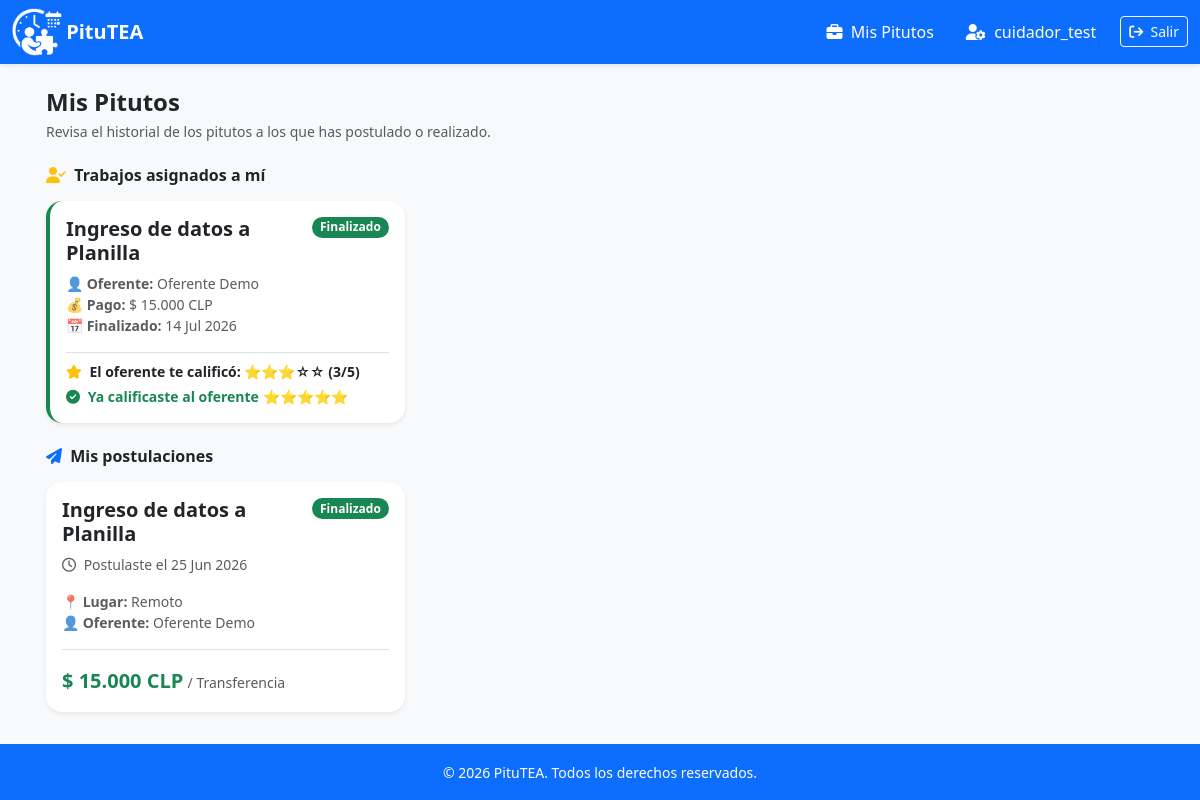
The app's page /bitacora/ (signed in) with its own data.
### app_pitutea/models.py (models this page shows, shortened)
class Pituto(models.Model):
    TIPO_PAGO_CHOICES = [
        ('Transferencia', 'Transferencia'),
        ('Efectivo', 'Efectivo'),
    ]
    ESTADO_CHOICES = [
        ('ACTIVO', 'Activo'),
        ('OTORGADO', 'Trabajo Otorgado'),
        ('FINALIZADO', 'Finalizado'),
    ]
    CALIFICACION_CHOICES = [(i, str(i)) for i in range(1, 6)]
    creador = models.ForeignKey(User, on_delete=models.CASCADE, related_name='pitutos_creados', verbose_name="Oferente creador")
    titulo = models.CharField(max_length=200, verbose_name="Título del Pituto")
    descripcion = models.TextField(verbose_name="Descripción detallada")
    categoria = models.CharField(max_length=20, choices=CATEGORIAS_CHOICES, default='otro', verbose_name="Categoría del trabajo")
    comuna = models.CharField(max_length=100, blank=True, null=True, verbose_name="Comuna (Dejar en blanco si es Remoto)")
    pago = models.CharField(max_length=50, verbose_name="Monto a pagar (Ej: $15.000)")
    pago_anterior = models.CharField(max_length=50, blank=True, null=True, verbose_name="Monto anterior (tachado)")
    tipo_pago = models.CharField(max_length=20, choices=TIPO_PAGO_CHOICES, default='tarea', verbose_name="Modalidad de pago")
    flexibilidad = models.CharField(max_length=100, verbose_name="Etiqueta de Flexibilidad (Ej: Remoto / Noche)")
    activo = models.BooleanField(default=True, verbose_name="¿Está activo?")
    fecha_creacion = models.DateTimeField(auto_now_add=True)
    estado = models.CharField(
        max_length=20,
        choices=ESTADO_CHOICES,
        default='ACTIVO',
        verbose_name="Estado del Pituto"
    )
    cuidador_seleccionado = models.ForeignKey(
        User,
        on_delete=models.SET_NULL,
        null=True, blank=True,
        related_name='pitutos_asignados',
        verbose_name="Cuidador seleccionado"
    )
    fecha_finalizacion = models.DateTimeField(null=True, blank=True, verbose_name="Fecha de finalización")
    calificacion_a_cuidador = models.IntegerField(
        null=True, blank=True,
        choices=CALIFICACION_CHOICES,
        verbose_name="Calificación al cuidador (1-5)"
    )
    comentario_a_cuidador = models.TextField(
        null=True, blank=True,
        verbose_name="Comentario al cuidador"
    )
    calificacion_a_oferente = models.IntegerField(
        null=True, blank=True,
        choices=CALIFICACION_CHOICES,
        verbose_name="Calificación al oferente (1-5)"
    )
    comentario_a_oferente = models.TextField(
        null=True, blank=True,
        verbose_name="Comentario al oferente"
    )
    @property
    def pago_formateado(self):
        if not self.pago:
            return ""
        import re
        digitos = ''.join(re.findall(r'\d+', self.pago))
        if not digitos:
            return self.pago
        try:
            valor = int(digitos)
            valor_formateado = f"{valor:,}".replace(",", ".")
            return f"$ {valor_formateado} CLP"
        except ValueError:
            return self.pago
    class Meta:
        verbose_name = "Pituto"
        verbose_name_plural = "Pitutos"
        ordering = ['-fecha_creacion']

class Postulacion(models.Model):
    pituto = models.ForeignKey(Pituto, on_delete=models.CASCADE, related_name='postulaciones', verbose_name="Pituto")
    usuario = models.ForeignKey(User, on_delete=models.CASCADE, related_name='postulaciones', verbose_name="Cuidador postulante")
    fecha_postulacion = models.DateTimeField(auto_now_add=True, verbose_name="Fecha de Postulación")
    class Meta:
        verbose_name = "Postulación"
        verbose_name_plural = "Postulaciones"

### app_pitutea/views.py (the view)
# urls.py: path('bitacora/', views.bitacora_cuidador, name='bitacora_cuidador'),
@login_required
def bitacora_cuidador(request):
    if request.user.perfil.rol != 'CUIDADOR':
        return redirect('listar_ofertas')
    postulaciones = Postulacion.objects.filter(usuario=request.user).select_related('pituto').order_by('-fecha_postulacion')
    pitutos_asignados = Pituto.objects.filter(
        cuidador_seleccionado=request.user
    ).select_related('creador').order_by('-fecha_finalizacion')
    return render(request, 'bitacora_cuidador.html', {
        'postulaciones': postulaciones,
        'pitutos_asignados': pitutos_asignados,
    })

### app_pitutea/templates/bitacora_cuidador.html (shortened to what this page needs)
{% extends 'base.html' %}
{% block content %}
<div class="d-flex justify-content-between align-items-center mb-4 mt-2">
    <div>
        <h1 class="h4 fw-bold text-dark mb-1">Mis Pitutos</h1>
        <p class="text-muted small mb-0">Revisa el historial de los pitutos a los que has postulado o realizado.</p>
    </div>
</div>
{% if pitutos_asignados %}
<h2 class="h6 fw-bold text-dark mb-3 mt-1">
    <i class="fa-solid fa-user-check text-warning me-1"></i> Trabajos asignados a mí
</h2>
<div class="row g-3 mb-4">
    {% for pituto in pitutos_asignados %}
    <div class="col-12 col-md-6 col-lg-4">
        <div class="card h-100 border-0 shadow-sm rounded-4
            {% if pituto.estado == 'OTORGADO' %}border-start border-4 border-warning
            {% elif pituto.estado == 'FINALIZADO' %}border-start border-4 border-success{% endif %}">
            <div class="card-body d-flex flex-column">
                <div class="d-flex justify-content-between align-items-start mb-2">
                    <h5 class="card-title fw-bold mb-0 text-dark">{{ pituto.titulo }}</h5>
                    {% if pituto.estado == 'OTORGADO' %}
                        <span class="badge text-bg-warning text-dark rounded-pill">Trabajo Otorgado</span>
                    {% elif pituto.estado == 'FINALIZADO' %}
                        <span class="badge text-bg-success rounded-pill">Finalizado</span>
                    {% endif %}
                </div>
                <div class="mb-3 small text-muted flex-grow-1">
                    <strong>👤 Oferente:</strong> {{ pituto.creador.get_full_name|default:pituto.creador.username }}<br>
                    <strong>💰 Pago:</strong> {{ pituto.pago_formateado }}<br>
                    {% if pituto.estado == 'FINALIZADO' %}
                    <strong>📅 Finalizado:</strong> {{ pituto.fecha_finalizacion|date:"d M Y" }}<br>
                    {% endif %}
                </div>
                {% if pituto.estado == 'FINALIZADO' %}
                <div class="border-top pt-2 mt-auto">
                    {% if pituto.calificacion_a_cuidador %}
                    <p class="small mb-1 fw-semibold">
                        <i class="fa-solid fa-star text-warning me-1"></i> El oferente te calificó:
                        {% for i in "12345" %}{% if forloop.counter <= pituto.calificacion_a_cuidador %}⭐{% else %}☆{% endif %}{% endfor %}
                        ({{ pituto.calificacion_a_cuidador }}/5)
                    </p>
                    {% endif %}
                    {% if pituto.calificacion_a_oferente %}
                    <p class="small mb-0 text-success fw-semibold">
                        <i class="fa-solid fa-check-circle me-1"></i> Ya calificaste al oferente
                        {% for i in "12345" %}{% if forloop.counter <= pituto.calificacion_a_oferente %}⭐{% else %}☆{% endif %}{% endfor %}
                    </p>
                    {% else %}
                    <a href="{% url 'calificar_oferente' pituto.id %}" class="btn btn-primary w-100 btn-sm rounded-3 fw-bold mt-1">
                        <i class="fa-solid fa-star me-1"></i> Calificar al Oferente
                    </a>
                    {% endif %}
                </div>
                {% endif %}
            </div>
        </div>
    </div>
    {% endfor %}
</div>
{% endif %}
<h2 class="h6 fw-bold text-dark mb-3">
    <i class="fa-solid fa-paper-plane text-primary me-1"></i> Mis postulaciones
</h2>
<div class="row g-3">
    {% for postulacion in postulaciones %}
    <div class="col-12 col-md-6 col-lg-4">
        <div class="card h-100 border-0 shadow-sm rounded-4 position-relative">
            <div class="card-body d-flex flex-column">
                <div class="d-flex justify-content-between align-items-start mb-2">
                    <h5 class="card-title fw-bold mb-0 text-dark">{{ postulacion.pituto.titulo }}</h5>
                    {% if postulacion.pituto.estado == 'ACTIVO' %}
                        <span class="badge text-bg-primary rounded-pill">Postulado</span>
                    {% elif postulacion.pituto.estado == 'OTORGADO' %}
                        {% if postulacion.pituto.cuidador_seleccionado == request.user %}
                            <span class="badge text-bg-warning text-dark rounded-pill">Seleccionado ✓</span>
                        {% else %}
                            <span class="badge text-bg-secondary rounded-pill">No seleccionado</span>
                        {% endif %}
                    {% elif postulacion.pituto.estado == 'FINALIZADO' %}
                        <span class="badge text-bg-success rounded-pill">Finalizado</span>
                    {% else %}
                        <span class="badge text-bg-secondary rounded-pill">Inactivo</span>
                    {% endif %}
                </div>
                <p class="text-muted small mb-3"><i class="fa-regular fa-clock me-1"></i> Postulaste el {{ postulacion.fecha_postulacion|date:"d M Y" }}</p>
                <div class="mb-3 small text-muted flex-grow-1">
                    <strong>📍 Lugar:</strong> {{ postulacion.pituto.comuna|default:"Remoto" }}<br>
                    <strong>👤 Oferente:</strong> {{ postulacion.pituto.creador.get_full_name|default:postulacion.pituto.creador.username }}<br>
                </div>
                <div class="mt-auto pt-3 border-top">
                    <span class="fs-5 fw-bold text-success">{{ postulacion.pituto.pago_formateado }}</span>
                    <span class="text-muted small">/ {{ postulacion.pituto.tipo_pago }}</span>
                </div>
            </div>
        </div>
    </div>
    {% endfor %}
</div>
{% endblock %}

### app_pitutea/templates/base.html (shortened to what this page needs)
<!DOCTYPE html>
<html lang="es">
<head>
    <link href="https://cdn.jsdelivr.net/npm/bootstrap@5.3.2/dist/css/bootstrap.min.css" rel="stylesheet">
    <link rel="stylesheet" href="https://cdn.jsdelivr.net/npm/bootstrap-icons@1.5.0/font/bootstrap-icons.css">
</head>
<body class="bg-light">
    <nav class="navbar navbar-expand-lg navbar-dark bg-primary shadow-sm sticky-top d-none d-lg-block">
        <div class="container-fluid">
            {% load static %} <img src="{% static 'assets/img/Logo_v3.png' %}" alt="Logo Pitutea" width="50px">&nbsp;
            <a class="navbar-brand fw-bold" href="{% if user.is_authenticated and not user.is_staff and user.perfil.rol == 'OFERENTE' %}{% url 'panel_oferente' %}{% else %}{% url 'listar_ofertas' %}{% endif %}">PituTEA</a>
            <div class="collapse navbar-collapse">
                <ul class="navbar-nav ms-auto">
                    {% if user.is_authenticated %}
                        {% if user.is_staff %}
                        <li class="nav-item">
                            <a href="/admin/" class="nav-link text-white me-3">
                                <i class="fa-solid fa-shield-halved"></i>&nbsp; Panel Admin
                            </a>
                        </li>
                        {% elif user.perfil.rol == 'CUIDADOR' %}
                        <li class="nav-item">
                            <a href="{% url 'bitacora_cuidador' %}" class="nav-link text-white me-3">
                                <i class="fa-solid fa-briefcase"></i>&nbsp; Mis Pitutos
                            </a>
                        </li>
                        {% endif %}
                        <li class="nav-item">
                            <a href="{% url 'editar_perfil' %}" class="nav-link text-white me-3">
                                <i class="fa-solid fa-user-gear"></i>&nbsp; {{ user.username }}</a>
                        </li>
                        <li class="nav-item">
                            <form action="{% url 'logout' %}" method="post">
                                <button type="submit" class="btn btn-outline-light btn-sm mt-1"><i class="fa-solid fa-arrow-right-from-bracket"></i>&nbsp; Salir</button>
                            </form>
                        </li>
                    {% endif %}
                </ul>
            </div>
        </div>
    </nav>
        <h5 class="m-0 fw-bold">{% load static %} PituTEA</h5>
    <main class="container px-3 pt-3">
        {% block content %}
        {% endblock %}
    </main>
    <footer class="bg-primary text-white text-center py-3 fixed-bottom d-none d-lg-block">
        <div class="container">
            <small>&copy; 2026 PituTEA. Todos los derechos reservados.</small>
        </div>
    </footer>
</body>
</html>

### app_pitutea/templates/base.html (style rules this page uses)
body { padding-bottom: 70px; -webkit-tap-highlight-color: transparent; }
@media (min-width: 992px) { body { padding-bottom: 0; } }

### records on screen
Pituto: titulo "Ingreso de datos a Planilla", estado "Finalizado", creador.get_full_name "Oferente Demo", pago_formateado "$ 15.000 CLP", fecha_finalizacion "14 Jul 2026", calificacion_a_cuidador "3", calificacion_a_oferente "Ya calificaste al oferente"
Postulacion: pituto.titulo "Ingreso de datos a Planilla", shows "Finalizado", fecha_postulacion "25 Jun 2026", pituto.comuna "Remoto", pituto.creador.get_full_name "Oferente Demo", pituto.pago_formateado "$ 15.000 CLP", pituto.tipo_pago "Transferencia"

### other values on screen
{{ user.username }} "cuidador_test"
